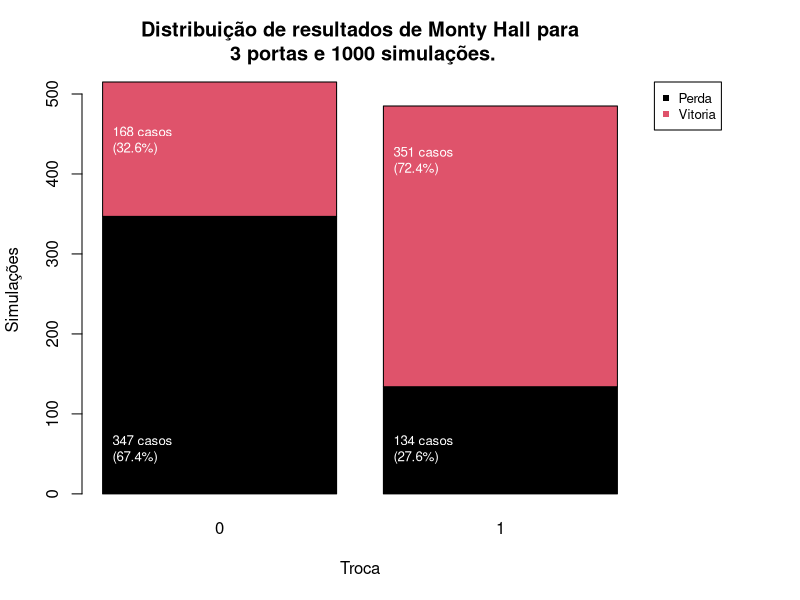
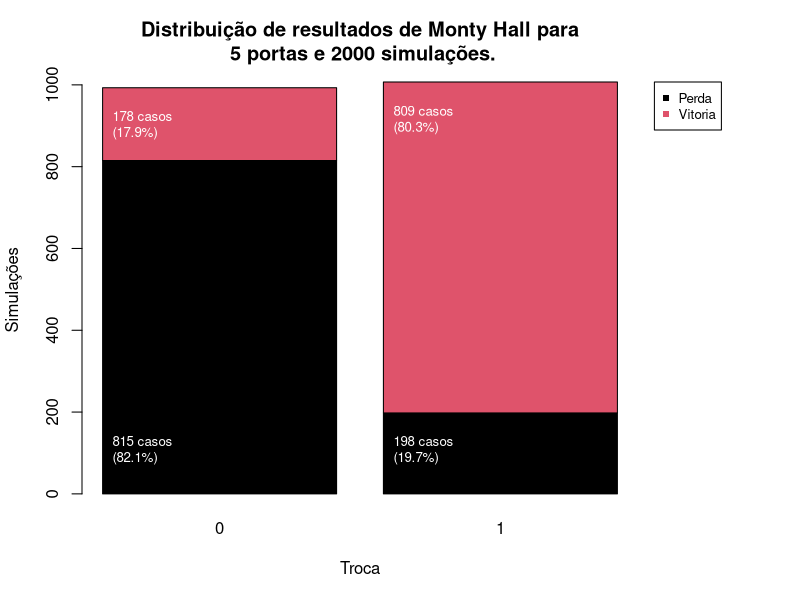

Write the R code that produced these figures, in order.
## ---- chunk 1
knitr::opts_chunk$set(echo = TRUE)
## ---- chunk 2

MontyHall <- function(simulacoes = 100, nPortas = 3, modeloTroca = "aleatorio"){
  for(i in 1:simulacoes){
    Portas <- c(1:nPortas)
    Premio <- sample(Portas,1)
    Escolha <- sample(Portas,1)
    
    # Quais portas estão disponíveis para serem abertas: excluir a porta com prêmio e a porta escolhida.
    PortasDisponiveis <- Portas[-c(Premio,Escolha)]
    
    # Se apenas uma porta for disponível, escolher esta porta. Se duas portas estiverem disponíveis, 
    # escolher aleatoriamente entre as duas.
    if(length(PortasDisponiveis) == 1){
      PortasReveladas <- PortasDisponiveis
    }else{
        PortasReveladas <- sample(PortasDisponiveis,(nPortas-2))
    }
    
    # Portas finais que ficam disponíveis para o participante escolher
    PortasFinais <- Portas[-c(PortasReveladas)]
    
    # Modelos de troca para o participante: 
    # 1) "troca" ele sempre trocará; 
    # 2) "nao_troca" ele nunca trocará; 
    # 3) "aleatorio" ele troca de acordo com uma probabilidade aleatoria.
    
    if(modeloTroca == "aleatorio"){
      Troca <- ifelse(runif(1)>=0.5,1,0)
    }
    if(modeloTroca == "troca"){
      Troca <- 1
    }
    if(modeloTroca == "nao_troca"){
      Troca <- 0
    }
    
    
    # Rotina para troca ou não troca das portas.
    if(Troca == 1){
      PortaEscolhida <- PortasFinais[PortasFinais != Escolha]
    }else{
      PortaEscolhida <- PortasFinais[PortasFinais == Escolha]
    }

    if(PortaEscolhida == Premio){Vitoria = 1}else{Vitoria = 0}
    
    if(i == 1){
      Resultados <- data.frame(EscolhaInicial = Escolha, EscolhaFinal = PortaEscolhida, Premio = Premio, Troca = Troca, Vitoria = Vitoria)
    }else{
      Resultados <- rbind(Resultados,data.frame(EscolhaInicial = Escolha, EscolhaFinal = PortaEscolhida, Premio = Premio, Troca = Troca, Vitoria = Vitoria))
    }
  }
  return(Resultados)
}

## ---- chunk 3
  #Rotina para plotar gráficos
  #Gráfico com os resultados da tabela.

# Criação de tabela para comparar vitórias com as trocas de porta.
nsim <- 1000
nportas <- 3
troca <- "aleatorio"

if(troca %in% c("troca", "aleatorio","nao_troca")){
  Resultados <- MontyHall(simulacoes = nsim, nPortas = nportas, modeloTroca = troca)

tabResultados <- table(Resultados$Vitoria,Resultados$Troca,dnn = c("Vitoria","Troca"))

totalTrocas <- tabResultados[3]+tabResultados[4]
totalNaoTrocas <- tabResultados[1]+tabResultados[2]

par(mar=c(5.1, 4.1, 4.1, 8.1), xpd=TRUE)
barplot(tabResultados, 
        col = c(1,2),
        xlab = "Troca", ylab = "Simulações",
        main = paste("Distribuição de resultados de Monty Hall para\n",nportas,"portas e",nsim,"simulações."))
text(x = 0.2, y = 0.85*(totalNaoTrocas), pos = 4, col = "white",cex = 0.8,
     labels = paste(tabResultados[2], " casos\n(",round(tabResultados[2]/totalNaoTrocas,3)*100,"%)",sep =""))

text(x = 1.4, y = 0.85*(totalTrocas),pos = 4, col = "white",cex = 0.8, 
     labels = paste(tabResultados[4], " casos\n(",round(tabResultados[4]/totalTrocas,3)*100,"%)",sep =""))

text(x = 0.2, y = 0.1*(totalNaoTrocas), pos = 4, col = "white",cex = 0.8,
     labels = paste(tabResultados[1], " casos\n(",round(tabResultados[1]/totalNaoTrocas,3)*100,"%)",sep =""))

text(x = 1.4, y = 0.1*(totalNaoTrocas), pos = 4, col = "white",cex = 0.8,
     labels = paste(tabResultados[3], " casos\n(",round(tabResultados[3]/totalTrocas,3)*100,"%)",sep =""))

legend("topright",col = c(1,2),legend = c("Perda", "Vitoria"),inset = c(-0.15,0), pch = 15, cex = 0.8)

}else{
  warning("Por favor escolha um dos seguintes modelos: aleatorio, troca ou nao_troca. Se nenhum modelo for escolhido, o modelo aleatório será utilizado")
  }


## ---- chunk 4
  #Rotina para plotar gráficos
  #Gráfico com os resultados da tabela.

# Criação de tabela para comparar vitórias com as trocas de porta.
nsim <- 2000
nportas <- 5
troca <- "aleatorio"

if(troca %in% c("troca", "aleatorio","nao_troca")){
  Resultados <- MontyHall(simulacoes = nsim, nPortas = nportas, modeloTroca = troca)

tabResultados <- table(Resultados$Vitoria,Resultados$Troca,dnn = c("Vitoria","Troca"))

totalTrocas <- tabResultados[3]+tabResultados[4]
totalNaoTrocas <- tabResultados[1]+tabResultados[2]

par(mar=c(5.1, 4.1, 4.1, 8.1), xpd=TRUE)
barplot(tabResultados, 
        col = c(1,2),
        xlab = "Troca", ylab = "Simulações",
        main = paste("Distribuição de resultados de Monty Hall para\n",nportas,"portas e",nsim,"simulações."))
text(x = 0.2, y = 0.9*(totalNaoTrocas), pos = 4, col = "white",cex = 0.8,
     labels = paste(tabResultados[2], " casos\n(",round(tabResultados[2]/totalNaoTrocas,3)*100,"%)",sep =""))

text(x = 1.4, y = 0.9*(totalTrocas),pos = 4, col = "white",cex = 0.8, 
     labels = paste(tabResultados[4], " casos\n(",round(tabResultados[4]/totalTrocas,3)*100,"%)",sep =""))

text(x = 0.2, y = 0.1*(totalNaoTrocas), pos = 4, col = "white",cex = 0.8,
     labels = paste(tabResultados[1], " casos\n(",round(tabResultados[1]/totalNaoTrocas,3)*100,"%)",sep =""))

text(x = 1.4, y = 0.1*(totalNaoTrocas), pos = 4, col = "white",cex = 0.8,
     labels = paste(tabResultados[3], " casos\n(",round(tabResultados[3]/totalTrocas,3)*100,"%)",sep =""))

legend("topright",col = c(1,2),legend = c("Perda", "Vitoria"),inset = c(-0.15,0), pch = 15, cex = 0.8)

}else{
  warning("Por favor escolha um dos seguintes modelos: aleatorio, troca ou nao_troca. Se nenhum modelo for escolhido, o modelo aleatório será utilizado")
  }


